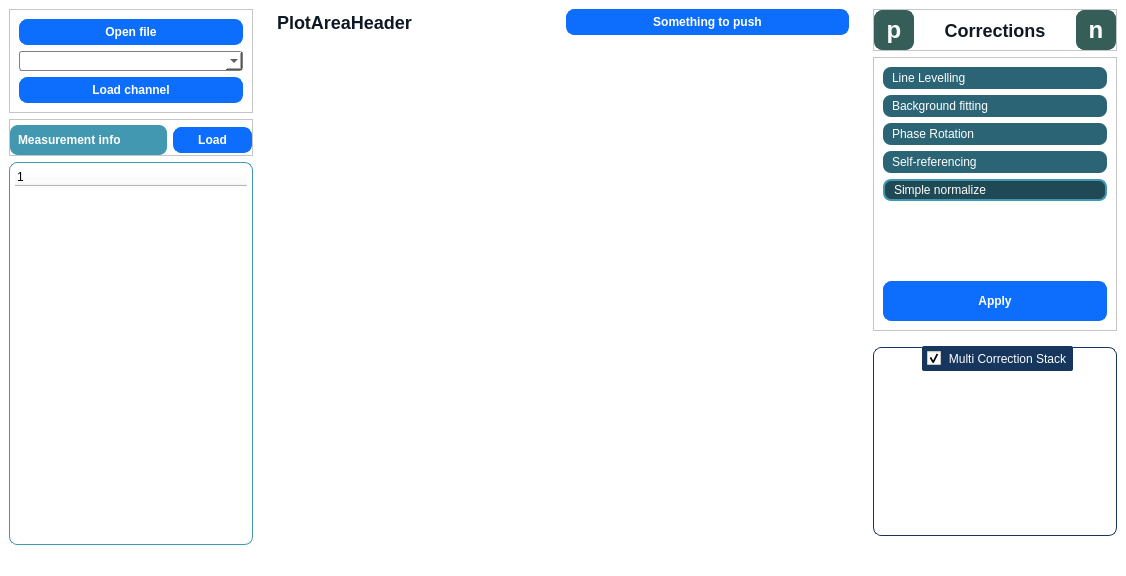
<?xml version="1.0" encoding="UTF-8"?>
<ui version="4.0">
 <class>MainWindow</class>
 <widget class="QMainWindow" name="MainWindow">
  <property name="geometry">
   <rect>
    <x>0</x>
    <y>0</y>
    <width>1126</width>
    <height>576</height>
   </rect>
  </property>
  <property name="windowTitle">
   <string>MainWindow</string>
  </property>
  <property name="styleSheet">
   <string notr="true">QWidget {
  background-color: #fff;
}
/*QSPINBOX-----------------------------------------------------------------------*/
QSpinBox,
QDoubleSpinBox,
QTextEdit,
QLineEdit,
QPushButton {
  border: 1px solid rgb(53, 94, 88);
  border-radius: 4px;
}
/*QTOOLBOX-----------------------------------------------------------------------*/
QToolBox::tab {
  background-color: rgb(43, 101, 117);
  color: #fff;
  border-radius: 8px;
  padding-left: 5px;
}
QToolBox::tab:selected,
QToolBox::tab:hover {
  background-color: rgb(31, 73, 84);
  border: 2px solid  rgb(65, 152, 176);
}

/*Labels-----------------------------------------------------------------------*/
QLabel#correctionsLabel,
QLabel#headerLabel {
  color: #0f1925;
  font-size: 18px;
  background-color: #fff;
}
QLabel#bgDegreeXLabel,
QLabel#bgDegreeYLabel {
  color: #0f1925;
  font-size: 14px;
  background-color: #fff;
}

QLabel#phaseRotLabel {
  color: #0f1925;
  font-size: 14px;
  background-color: #fff;
}

QLabel#measinfo_label {
  color: #fff;
  font-weight: 600;
  background-color: rgb(65, 152, 176);
  border-radius: 8px;
}
QPushButton {
  background-color: #0d6efd;
  color: #fff;
  font-weight: 600;
  border-radius: 8px;
  border: 1px solid #0d6efd;
  padding: 5px 5px;
  margin-top: 0px;
  outline: 0px;
}
QPushButton:hover{
  background-color: #0b5ed7;
  border: 2px solid #9ac3fe;
}
QPushButton#prevButton,
QPushButton#nextButton{
  background-color: rgb(53, 94, 88);
  border: 1px solid rgb(53, 94, 88);
}
QPushButton#prevButton::hover,
QPushButton#nextButton::hover{
  background-color: rgb(34, 61, 57);
  border: 2px solid rgb(91, 166, 155);
}
QComboBox {
    border: 1px solid gray;
    border-radius: 3px;
    padding: 1px 18px 1px 3px;
    min-width: 6em;
}
QGroupBox {
    border: 1px solid gray;
    border-color: #FF17365D;
    margin-top: 10px;
    font-size: 12px;
    border-radius: 8px
}
QGroupBox::title {
	subcontrol-position: top center;
    border-radius: 2px;
	padding: 5px;
    background-color: #FF17365D;
    color: rgb(255, 255, 255);
}
QLabel {
  color: #fff;
  font-weight: 600;
  background-color: rgb(53, 94, 88);
  border-radius: 8px;
}
QTreeWidget {
  border: 1px solid gray;
  padding: 5px;
  border-radius: 8px;
  border-color: rgb(65, 152, 176);
}
QFrame#bgfit_toolsFrame,
QFrame#level_toolsFrame {
  border: 1px solid gray;
  padding: 5px;
  border-radius: 8px;
  border-color: rgb(53, 94, 88);
}</string>
  </property>
  <widget class="QWidget" name="centralwidget">
   <layout class="QHBoxLayout" name="horizontalLayout">
    <property name="leftMargin">
     <number>9</number>
    </property>
    <property name="topMargin">
     <number>9</number>
    </property>
    <property name="rightMargin">
     <number>9</number>
    </property>
    <property name="bottomMargin">
     <number>9</number>
    </property>
    <item>
     <widget class="QWidget" name="LeftMenuContainer" native="true">
      <property name="sizePolicy">
       <sizepolicy hsizetype="Preferred" vsizetype="Preferred">
        <horstretch>4</horstretch>
        <verstretch>0</verstretch>
       </sizepolicy>
      </property>
      <property name="minimumSize">
       <size>
        <width>0</width>
        <height>0</height>
       </size>
      </property>
      <layout class="QVBoxLayout" name="verticalLayout">
       <property name="leftMargin">
        <number>0</number>
       </property>
       <property name="topMargin">
        <number>0</number>
       </property>
       <property name="rightMargin">
        <number>0</number>
       </property>
       <property name="bottomMargin">
        <number>0</number>
       </property>
       <item>
        <widget class="QFrame" name="LoadFrame">
         <property name="frameShape">
          <enum>QFrame::StyledPanel</enum>
         </property>
         <property name="frameShadow">
          <enum>QFrame::Raised</enum>
         </property>
         <layout class="QVBoxLayout" name="verticalLayout_2">
          <item>
           <widget class="QPushButton" name="openfile">
            <property name="text">
             <string>Open file</string>
            </property>
           </widget>
          </item>
          <item>
           <widget class="QComboBox" name="channelcombobox"/>
          </item>
          <item>
           <widget class="QPushButton" name="loadchannel">
            <property name="text">
             <string>Load channel</string>
            </property>
           </widget>
          </item>
         </layout>
        </widget>
       </item>
       <item>
        <widget class="QFrame" name="fileinfoFrame">
         <property name="frameShape">
          <enum>QFrame::StyledPanel</enum>
         </property>
         <property name="frameShadow">
          <enum>QFrame::Raised</enum>
         </property>
         <layout class="QHBoxLayout" name="horizontalLayout_3">
          <property name="leftMargin">
           <number>0</number>
          </property>
          <property name="topMargin">
           <number>5</number>
          </property>
          <property name="rightMargin">
           <number>0</number>
          </property>
          <property name="bottomMargin">
           <number>0</number>
          </property>
          <item>
           <widget class="QLabel" name="measinfo_label">
            <property name="sizePolicy">
             <sizepolicy hsizetype="Preferred" vsizetype="Preferred">
              <horstretch>2</horstretch>
              <verstretch>0</verstretch>
             </sizepolicy>
            </property>
            <property name="minimumSize">
             <size>
              <width>0</width>
              <height>30</height>
             </size>
            </property>
            <property name="sizeIncrement">
             <size>
              <width>0</width>
              <height>0</height>
             </size>
            </property>
            <property name="text">
             <string>Measurement info</string>
            </property>
            <property name="indent">
             <number>8</number>
            </property>
           </widget>
          </item>
          <item>
           <widget class="QPushButton" name="load_info">
            <property name="sizePolicy">
             <sizepolicy hsizetype="Minimum" vsizetype="Fixed">
              <horstretch>1</horstretch>
              <verstretch>0</verstretch>
             </sizepolicy>
            </property>
            <property name="sizeIncrement">
             <size>
              <width>0</width>
              <height>0</height>
             </size>
            </property>
            <property name="text">
             <string>Load</string>
            </property>
           </widget>
          </item>
         </layout>
        </widget>
       </item>
       <item>
        <widget class="QTreeWidget" name="measinfo_treeWidget">
         <column>
          <property name="text">
           <string notr="true">1</string>
          </property>
         </column>
        </widget>
       </item>
      </layout>
     </widget>
    </item>
    <item>
     <widget class="QWidget" name="MainPlotArea" native="true">
      <property name="sizePolicy">
       <sizepolicy hsizetype="Preferred" vsizetype="Preferred">
        <horstretch>10</horstretch>
        <verstretch>0</verstretch>
       </sizepolicy>
      </property>
      <layout class="QVBoxLayout" name="verticalLayout_3">
       <property name="topMargin">
        <number>0</number>
       </property>
       <property name="bottomMargin">
        <number>0</number>
       </property>
       <item>
        <widget class="QWidget" name="headerContainer" native="true">
         <property name="sizePolicy">
          <sizepolicy hsizetype="Preferred" vsizetype="Preferred">
           <horstretch>0</horstretch>
           <verstretch>0</verstretch>
          </sizepolicy>
         </property>
         <layout class="QHBoxLayout" name="horizontalLayout_2">
          <property name="topMargin">
           <number>0</number>
          </property>
          <property name="bottomMargin">
           <number>0</number>
          </property>
          <item>
           <widget class="QLabel" name="headerLabel">
            <property name="text">
             <string>PlotAreaHeader</string>
            </property>
           </widget>
          </item>
          <item>
           <widget class="QPushButton" name="pushButton">
            <property name="text">
             <string>Something to push</string>
            </property>
           </widget>
          </item>
         </layout>
        </widget>
       </item>
       <item>
        <widget class="PlotWidget" name="plotContainer" native="true">
         <property name="sizePolicy">
          <sizepolicy hsizetype="Preferred" vsizetype="Preferred">
           <horstretch>0</horstretch>
           <verstretch>14</verstretch>
          </sizepolicy>
         </property>
        </widget>
       </item>
      </layout>
     </widget>
    </item>
    <item>
     <widget class="QWidget" name="RightMenuContainer" native="true">
      <property name="sizePolicy">
       <sizepolicy hsizetype="Preferred" vsizetype="Preferred">
        <horstretch>4</horstretch>
        <verstretch>0</verstretch>
       </sizepolicy>
      </property>
      <layout class="QVBoxLayout" name="verticalLayout_6">
       <property name="spacing">
        <number>6</number>
       </property>
       <property name="leftMargin">
        <number>0</number>
       </property>
       <property name="topMargin">
        <number>0</number>
       </property>
       <property name="rightMargin">
        <number>0</number>
       </property>
       <property name="bottomMargin">
        <number>9</number>
       </property>
       <item>
        <widget class="QFrame" name="correctionsLabelFrame">
         <property name="frameShape">
          <enum>QFrame::StyledPanel</enum>
         </property>
         <property name="frameShadow">
          <enum>QFrame::Raised</enum>
         </property>
         <layout class="QHBoxLayout" name="horizontalLayout_4">
          <property name="leftMargin">
           <number>0</number>
          </property>
          <property name="topMargin">
           <number>0</number>
          </property>
          <property name="rightMargin">
           <number>0</number>
          </property>
          <property name="bottomMargin">
           <number>0</number>
          </property>
          <item>
           <widget class="QPushButton" name="prevButton">
            <property name="sizePolicy">
             <sizepolicy hsizetype="Fixed" vsizetype="Fixed">
              <horstretch>0</horstretch>
              <verstretch>0</verstretch>
             </sizepolicy>
            </property>
            <property name="minimumSize">
             <size>
              <width>30</width>
              <height>30</height>
             </size>
            </property>
            <property name="maximumSize">
             <size>
              <width>40</width>
              <height>40</height>
             </size>
            </property>
            <property name="font">
             <font>
              <pointsize>18</pointsize>
              <fontweight>DemiBold</fontweight>
             </font>
            </property>
            <property name="text">
             <string>p</string>
            </property>
           </widget>
          </item>
          <item>
           <widget class="QLabel" name="correctionsLabel">
            <property name="minimumSize">
             <size>
              <width>0</width>
              <height>40</height>
             </size>
            </property>
            <property name="text">
             <string>Corrections</string>
            </property>
            <property name="alignment">
             <set>Qt::AlignCenter</set>
            </property>
           </widget>
          </item>
          <item>
           <widget class="QPushButton" name="nextButton">
            <property name="sizePolicy">
             <sizepolicy hsizetype="Fixed" vsizetype="Fixed">
              <horstretch>0</horstretch>
              <verstretch>0</verstretch>
             </sizepolicy>
            </property>
            <property name="minimumSize">
             <size>
              <width>30</width>
              <height>30</height>
             </size>
            </property>
            <property name="maximumSize">
             <size>
              <width>40</width>
              <height>40</height>
             </size>
            </property>
            <property name="font">
             <font>
              <pointsize>18</pointsize>
              <kerning>true</kerning>
              <fontweight>DemiBold</fontweight>
             </font>
            </property>
            <property name="text">
             <string>n</string>
            </property>
           </widget>
          </item>
         </layout>
        </widget>
       </item>
       <item>
        <widget class="QFrame" name="frame">
         <property name="sizePolicy">
          <sizepolicy hsizetype="Preferred" vsizetype="Preferred">
           <horstretch>0</horstretch>
           <verstretch>1</verstretch>
          </sizepolicy>
         </property>
         <property name="frameShape">
          <enum>QFrame::StyledPanel</enum>
         </property>
         <property name="frameShadow">
          <enum>QFrame::Raised</enum>
         </property>
         <layout class="QVBoxLayout" name="verticalLayout_4">
          <item>
           <widget class="QToolBox" name="correctionsToolBox">
            <property name="enabled">
             <bool>true</bool>
            </property>
            <property name="sizePolicy">
             <sizepolicy hsizetype="Preferred" vsizetype="MinimumExpanding">
              <horstretch>0</horstretch>
              <verstretch>0</verstretch>
             </sizepolicy>
            </property>
            <property name="minimumSize">
             <size>
              <width>0</width>
              <height>0</height>
             </size>
            </property>
            <property name="currentIndex">
             <number>4</number>
            </property>
            <widget class="QWidget" name="linelevel_page">
             <property name="geometry">
              <rect>
               <x>0</x>
               <y>0</y>
               <width>224</width>
               <height>69</height>
              </rect>
             </property>
             <property name="sizePolicy">
              <sizepolicy hsizetype="Preferred" vsizetype="Preferred">
               <horstretch>0</horstretch>
               <verstretch>0</verstretch>
              </sizepolicy>
             </property>
             <property name="minimumSize">
              <size>
               <width>0</width>
               <height>0</height>
              </size>
             </property>
             <attribute name="label">
              <string>Line Levelling</string>
             </attribute>
             <widget class="QComboBox" name="linelevelComboBox">
              <property name="geometry">
               <rect>
                <x>10</x>
                <y>0</y>
                <width>201</width>
                <height>31</height>
               </rect>
              </property>
             </widget>
            </widget>
            <widget class="QWidget" name="background_page">
             <property name="geometry">
              <rect>
               <x>0</x>
               <y>0</y>
               <width>224</width>
               <height>69</height>
              </rect>
             </property>
             <property name="sizePolicy">
              <sizepolicy hsizetype="Preferred" vsizetype="Preferred">
               <horstretch>0</horstretch>
               <verstretch>0</verstretch>
              </sizepolicy>
             </property>
             <attribute name="label">
              <string>Background fitting</string>
             </attribute>
             <layout class="QVBoxLayout" name="verticalLayout_5">
              <property name="spacing">
               <number>0</number>
              </property>
              <property name="leftMargin">
               <number>0</number>
              </property>
              <property name="topMargin">
               <number>0</number>
              </property>
              <property name="rightMargin">
               <number>0</number>
              </property>
              <property name="bottomMargin">
               <number>0</number>
              </property>
              <item>
               <widget class="QFrame" name="frame_3">
                <property name="frameShape">
                 <enum>QFrame::StyledPanel</enum>
                </property>
                <property name="frameShadow">
                 <enum>QFrame::Raised</enum>
                </property>
                <layout class="QHBoxLayout" name="horizontalLayout_6">
                 <property name="spacing">
                  <number>9</number>
                 </property>
                 <property name="leftMargin">
                  <number>5</number>
                 </property>
                 <property name="topMargin">
                  <number>0</number>
                 </property>
                 <property name="rightMargin">
                  <number>5</number>
                 </property>
                 <property name="bottomMargin">
                  <number>0</number>
                 </property>
                 <item>
                  <widget class="QLabel" name="bgDegreeXLabel">
                   <property name="text">
                    <string>X order</string>
                   </property>
                  </widget>
                 </item>
                 <item>
                  <widget class="QLabel" name="bgDegreeYLabel">
                   <property name="text">
                    <string>Y order</string>
                   </property>
                  </widget>
                 </item>
                </layout>
               </widget>
              </item>
              <item>
               <widget class="QFrame" name="bgFitSpinBoxFrame">
                <property name="frameShape">
                 <enum>QFrame::StyledPanel</enum>
                </property>
                <property name="frameShadow">
                 <enum>QFrame::Raised</enum>
                </property>
                <layout class="QHBoxLayout" name="horizontalLayout_5">
                 <property name="leftMargin">
                  <number>5</number>
                 </property>
                 <property name="topMargin">
                  <number>0</number>
                 </property>
                 <property name="rightMargin">
                  <number>5</number>
                 </property>
                 <property name="bottomMargin">
                  <number>0</number>
                 </property>
                 <item>
                  <widget class="QSpinBox" name="bgDegreeYspinBox">
                   <property name="sizePolicy">
                    <sizepolicy hsizetype="Minimum" vsizetype="Preferred">
                     <horstretch>0</horstretch>
                     <verstretch>0</verstretch>
                    </sizepolicy>
                   </property>
                   <property name="value">
                    <number>1</number>
                   </property>
                  </widget>
                 </item>
                 <item>
                  <widget class="QSpinBox" name="bgDegreeXspinBox">
                   <property name="sizePolicy">
                    <sizepolicy hsizetype="Minimum" vsizetype="Preferred">
                     <horstretch>0</horstretch>
                     <verstretch>0</verstretch>
                    </sizepolicy>
                   </property>
                   <property name="value">
                    <number>1</number>
                   </property>
                  </widget>
                 </item>
                </layout>
               </widget>
              </item>
             </layout>
            </widget>
            <widget class="QWidget" name="phaserot_page">
             <property name="geometry">
              <rect>
               <x>0</x>
               <y>0</y>
               <width>224</width>
               <height>69</height>
              </rect>
             </property>
             <attribute name="label">
              <string>Phase Rotation</string>
             </attribute>
             <layout class="QVBoxLayout" name="verticalLayout_7">
              <item>
               <widget class="QFrame" name="frame_4">
                <property name="frameShape">
                 <enum>QFrame::StyledPanel</enum>
                </property>
                <property name="frameShadow">
                 <enum>QFrame::Raised</enum>
                </property>
                <layout class="QHBoxLayout" name="horizontalLayout_7">
                 <property name="leftMargin">
                  <number>5</number>
                 </property>
                 <property name="topMargin">
                  <number>0</number>
                 </property>
                 <property name="rightMargin">
                  <number>5</number>
                 </property>
                 <property name="bottomMargin">
                  <number>0</number>
                 </property>
                 <item>
                  <widget class="QDoubleSpinBox" name="phaseRotSpinBox">
                   <property name="sizePolicy">
                    <sizepolicy hsizetype="Preferred" vsizetype="Preferred">
                     <horstretch>0</horstretch>
                     <verstretch>0</verstretch>
                    </sizepolicy>
                   </property>
                  </widget>
                 </item>
                 <item>
                  <widget class="QLabel" name="phaseRotLabel">
                   <property name="text">
                    <string>deg</string>
                   </property>
                  </widget>
                 </item>
                </layout>
               </widget>
              </item>
             </layout>
            </widget>
            <widget class="QWidget" name="selfref_page">
             <property name="geometry">
              <rect>
               <x>0</x>
               <y>0</y>
               <width>224</width>
               <height>69</height>
              </rect>
             </property>
             <attribute name="label">
              <string>Self-referencing</string>
             </attribute>
             <widget class="QComboBox" name="selfRefcomboBox">
              <property name="geometry">
               <rect>
                <x>10</x>
                <y>0</y>
                <width>201</width>
                <height>31</height>
               </rect>
              </property>
             </widget>
            </widget>
            <widget class="QWidget" name="simplenorm_page">
             <property name="geometry">
              <rect>
               <x>0</x>
               <y>0</y>
               <width>224</width>
               <height>69</height>
              </rect>
             </property>
             <attribute name="label">
              <string>Simple normalize</string>
             </attribute>
            </widget>
           </widget>
          </item>
          <item>
           <widget class="QPushButton" name="ApplyCorrectionButton">
            <property name="minimumSize">
             <size>
              <width>0</width>
              <height>40</height>
             </size>
            </property>
            <property name="text">
             <string>Apply</string>
            </property>
           </widget>
          </item>
         </layout>
        </widget>
       </item>
       <item>
        <widget class="QGroupBox" name="CorrectionStackBox">
         <property name="sizePolicy">
          <sizepolicy hsizetype="Preferred" vsizetype="MinimumExpanding">
           <horstretch>0</horstretch>
           <verstretch>2</verstretch>
          </sizepolicy>
         </property>
         <property name="minimumSize">
          <size>
           <width>0</width>
           <height>100</height>
          </size>
         </property>
         <property name="title">
          <string>Multi Correction Stack</string>
         </property>
         <property name="alignment">
          <set>Qt::AlignCenter</set>
         </property>
         <property name="flat">
          <bool>false</bool>
         </property>
         <property name="checkable">
          <bool>true</bool>
         </property>
        </widget>
       </item>
      </layout>
     </widget>
    </item>
   </layout>
  </widget>
  <widget class="QStatusBar" name="statusbar"/>
 </widget>
 <customwidgets>
  <customwidget>
   <class>PlotWidget</class>
   <extends>QWidget</extends>
   <header>pyqtgraph</header>
   <container>1</container>
  </customwidget>
 </customwidgets>
 <resources/>
 <connections/>
</ui>
